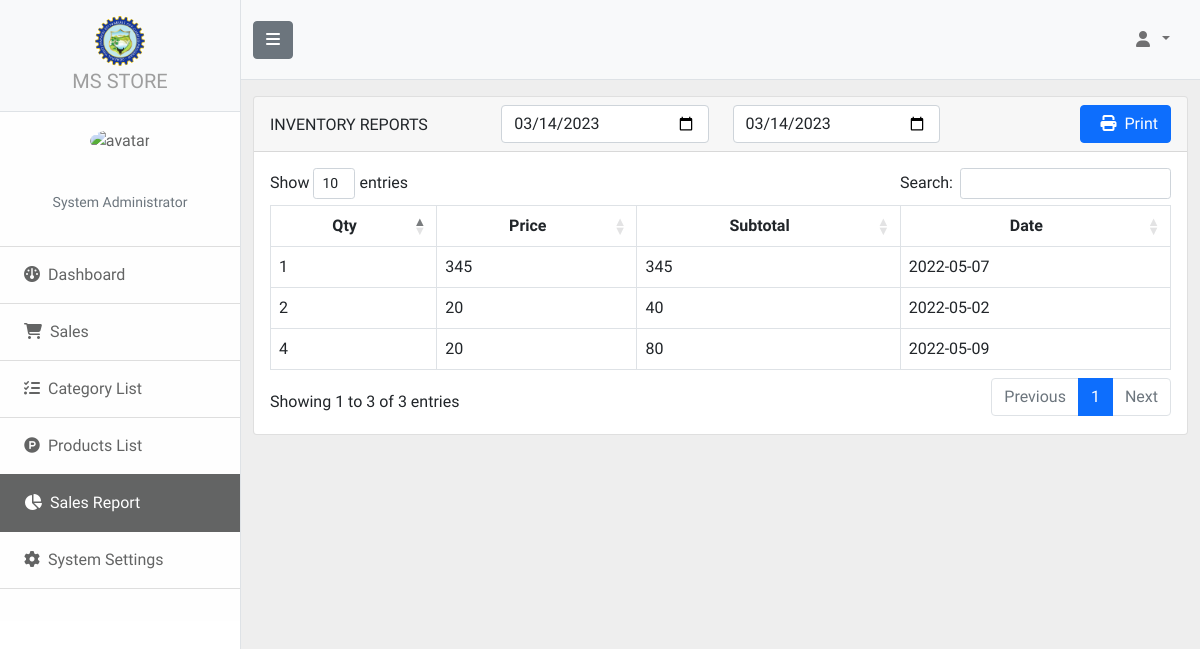
The page /history.php on the database its author committed.
### tables this page shows
CREATE TABLE `tbl_logo` (
  `logo_id` int(11) NOT NULL,
  `path` text NOT NULL
);

CREATE TABLE `tbl_history` (
  `history_id` int(11) NOT NULL,
  `price` int(11) NOT NULL,
  `qty` int(11) NOT NULL,
  `create_date` text NOT NULL
);

### loader.php (called while the page is built, shortened)
<?php
    function autoLoader($className) {
        $path = "Classes/";
        $extension = ".php";
        $filename = $path . $className . $extension;
    }
?>

### Classes/Db.php (called while the page is built)
<?php
    class Db {
        private $servername = "localhost";
        private $username = "root";
        private $password = "0987654321";
        private $dbname = "db_ms_store";
        public function connect() {
            try {
                $pdo = new PDO("mysql:host=$this->servername;dbname=$this->dbname", $this->username, $this->password);
                $pdo->setAttribute(PDO::ATTR_ERRMODE, PDO::ERRMODE_EXCEPTION);
                } catch(PDOException $e) {
                throw $e;
            }
            return $pdo;
        }
    }
?>

### Classes/Settings.php (called while the page is built, shortened)
<?php
    class Settings extends Db {
        public function getLogo() {
            try {
                $stmt = $this->connect()->prepare("SELECT * FROM tbl_logo");
                $stmt->execute();
                if($row = $stmt->fetch(PDO::FETCH_ASSOC)
                ) {
                    return $row;
                }
            } catch (Exception $e) {
                return array(
                    'message'=> $e->getMessage(),
                    'status' => 'error'
                );
            }
        }
    }
?>

### Classes/History.php (called while the page is built, shortened)
<?php
    class History extends Db {
        public function getSalesHistory() {
            try {
                $stmt = $this->connect()->prepare("SELECT * FROM tbl_history ORDER BY history_id DESC");
                $stmt->execute();
                $arr = array();
                while($row = $stmt->fetch(PDO::FETCH_ASSOC)
                ){
                    $arr[]=$row;
                }
                return $arr;
            } catch (Exception $e) {
                return array(
                    'message'=> $e->getMessage(),
                    'status' => 'error'
                );
            }
        }
    }
?>

### history.php (the view, shortened to what this page needs)
<!DOCTYPE html>
<html lang="en">
<head>
    <?php include('header.php');?>
</head>
<body>
    <div class="d-flex" id="wrapper">
        <?php $history='active'; include('sidebar.php');?>
        <div class="container-fluid pt-3">
            <div class="card">
                <div class="card-header">
                    <div class="row">
                        <div class="col mt-2">
                            INVENTORY REPORTS
                        </div>
                        <div class="col">
                            <form action="printReport.php" method="post">
                            <input type="date" name="dateFrm" value="<?php echo date('Y-m-d');?>" class="form-control" />
                        </div>
                        <div class="col">
                            <input type="date" name="dateTo" value="<?php echo date('Y-m-d');?>" class="form-control" />
                        </div>
                        <div class="col">
                            <button type="submit" style="float: right;" class="btn btn-primary"><i class="fa-solid fa-print px-2"></i>Print</button>
                        </div>
                    </div>
                </div>
                <div class="card-body">
                    <div style="overflow: auto;">
                        <table id="tbl" class="table table-bordered" style="width: 100%;">
                            <thead>
                                <tr>
                                    <th class="text-center">Qty</th>
                                    <th class="text-center">Price</th>
                                    <th class="text-center">Subtotal</th>
                                    <th class="text-center">Date</th>
                                </tr>
                            </thead>
                            <tbody>
                                <?php foreach ($logObj->getSalesHistory() as $itemLog):?>
                                    <tr>
                                        <td><?php echo $itemLog['qty']?></td>
                                        <td><?php echo $itemLog['price']?></td>
                                        <td><?php echo ($itemLog['qty'] * $itemLog['price'])?></td>
                                        <td><?php echo $itemLog['create_date']?></td>
                                    </tr>
                                <?php endforeach;?>
                            </tbody>
                        </table>
                    </div>
                </div>
            </div>
        </div>
    </div>
</body>
</html>

### header.php (shortened to what this page needs)
<link href="https://cdn.jsdelivr.net/npm/bootstrap@5.1.3/dist/css/bootstrap.min.css" rel="stylesheet">
<link rel="stylesheet" href="https://cdnjs.cloudflare.com/ajax/libs/font-awesome/6.1.1/css/all.min.css" />
<link rel="stylesheet" href="https://cdn.datatables.net/1.11.3/css/dataTables.bootstrap5.min.css">
<link href="css/styles.css" rel="stylesheet" />

### route.php (shortened to what this page needs)
<!DOCTYPE html>
<html lang="en">
<head>
    <?php
        include('header.php');
        include('Classes/Db.php');
        include('loader.php');
    ?>
</head>
<body>
    <?php
        $logObj    = new History();
        $settingObj= new Settings();
                ?>
</body>
</html>

### sidebar.php (shortened to what this page needs)
<?php include('route.php');?>
<div class="border-end bg-white" id="sidebar-wrapper">
    <div class="sidebar-heading border-bottom bg-light">
    <center><a href="."><img style="border-radius: 50%;margin: auto;" src="./uploads/<?php echo $settingObj->getLogo()['path'];?>" alt="LOGO" width="50" height="50" class="d-inline-block align-text-top">
    <br><span style="color: #9e9e9e;font-size: 20px">MS STORE</span></a>
   </center>
    </div>
    <div class="list-group list-group-flush">
        <a class="list-group-item list-group-item-light p-3" data-bs-toggle="modal" data-bs-target="#changePassModal">
            <center><img src="./uploads/<?php echo $_SESSION['avatar'];?>" alt="avatar" width="130" height="130" style="border-radius: 50%;">
            <p><span style="font-size: 25px;"><?php echo ucwords($_SESSION['name']);?></span><br><span class="text-muted" style="font-size: 14px;">System Administrator</span></p>
            </center>
        </a>
        <a class="list-group-item list-group-item-action list-group-item-light p-3 <?php echo $home;?>" href="administrator"><i class="fa-solid fa-gauge px-2"></i>Dashboard</a>
        <a class="list-group-item list-group-item-action list-group-item-light p-3 <?php echo $sales;?>" href="sale.php"><i class="fa-solid fa-cart-shopping px-2"></i>Sales</a>
        <a class="list-group-item list-group-item-action list-group-item-light p-3 <?php echo $category; ?>" href="category.php" ><i class="fa-solid fa-list-check px-2"></i>Category List</a>
        <a class="list-group-item list-group-item-action list-group-item-light p-3 <?php echo $product;?>" href="product.php" ><i class="fa-brands fa-product-hunt px-2"></i>Products List</a>
        <a class="list-group-item list-group-item-action list-group-item-light p-3 <?php echo $history;?>" href="history.php"><i class="fa-solid fa-pie-chart px-2"></i>Sales Report</a>
        <a class="list-group-item list-group-item-action list-group-item-light p-3 <?php echo $settings;?>" href="settings.php"><i class="fa-solid fa-gear px-2"></i>System Settings</a>
        <a class="list-group-item list-group-item-action list-group-item-light p-3" href="settings.php"></a>
    </div>
</div>
<div id="page-content-wrapper">
    <nav class="navbar navbar-expand-lg navbar-light bg-light border-bottom" style="height:80px;">
        <div class="container-fluid">
            <button class="btn btn-secondary" id="sidebarToggle"><i class="fa-solid fa-bars"></i></button>
            <div class="collapse navbar-collapse" id="navbarSupportedContent">
                <ul class="navbar-nav ms-auto mt-2 mt-lg-0">
                    <li class="nav-item dropdown py-3" style="padding: 10px;">
                        <a class="nav-link dropdown-toggle" id="navbarDropdown" href="#" role="button" data-bs-toggle="dropdown" aria-haspopup="true" aria-expanded="false"><i class="fa-solid fa-user px-2"></i><?php echo ucwords($_SESSION['name']);?></a>
                    </li>
                </ul>
            </div>
        </div>
    </nav>

### header.php (style rules this page uses)
body { font-family: "Trirong", serif; background: #eee; background-attachment: fixed; }
a { text-decoration: none; }

### rows shown on the page
tbl_logo: path (picture)
tbl_history: qty "4", price "20", $itemLog['qty'] * $itemLog['price'] "80", create_date "2022-05-09"
tbl_history: qty "1", price "345", $itemLog['qty']*$itemLog['price'] "345", create_date "2022-05-07"
tbl_history: qty "2", price "20", $itemLog['qty'] * $itemLog['price'] "40", create_date "2022-05-02"
